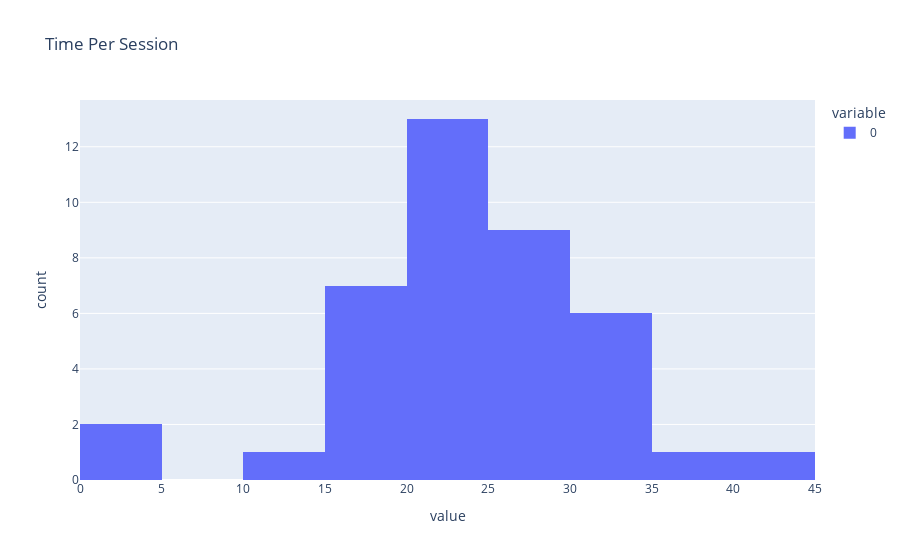

Notebook code for this chart:
### Code cell
time_per_session = px.histogram(only_times, nbins=20, title='Time Per Session')
time_per_session.show()

### Figure 1 — Plotly figure (JSON) as saved in the notebook; plotly's stock layout.template omitted (floating-point values rounded to 4 significant figures)
{"data": [{"alignmentgroup": "True", "bingroup": "x", "hovertemplate": "variable=0<br>value=%{x}<br>count=%{y}<extra></extra>", "legendgroup": "0", "marker": {"color": "#636efa", "pattern": {"shape": ""}}, "name": "0", "nbinsx": 20, "offsetgroup": "0", "orientation": "v", "showlegend": true, "type": "histogram", "x": [33.12, 24.63, 28.84, 24.55, 35.92, 29.03, 29.02, 21.51, 26.56, 1.222, 44.13, 30.26, 19.34, 15.58, 24.38, 16.38, 27.89, 22.26, 26.8, 0.5908, 27.08, 21.71, 32.86, 21.26, 21.62, 18.11, 22.29, 15.91, 24.07, 21.9, 29.96, 27.29, 30.35, 21.53, 17.16, 14.6, 31.9, 15.61, 34.81, 22.89], "xaxis": "x", "yaxis": "y"}], "layout": {"barmode": "relative", "legend": {"title": {"text": "variable"}, "tracegroupgap": 0}, "title": {"text": "Time Per Session"}, "xaxis": {"anchor": "y", "domain": [0, 1], "title": {"text": "value"}}, "yaxis": {"anchor": "x", "domain": [0, 1], "title": {"text": "count"}}}}
